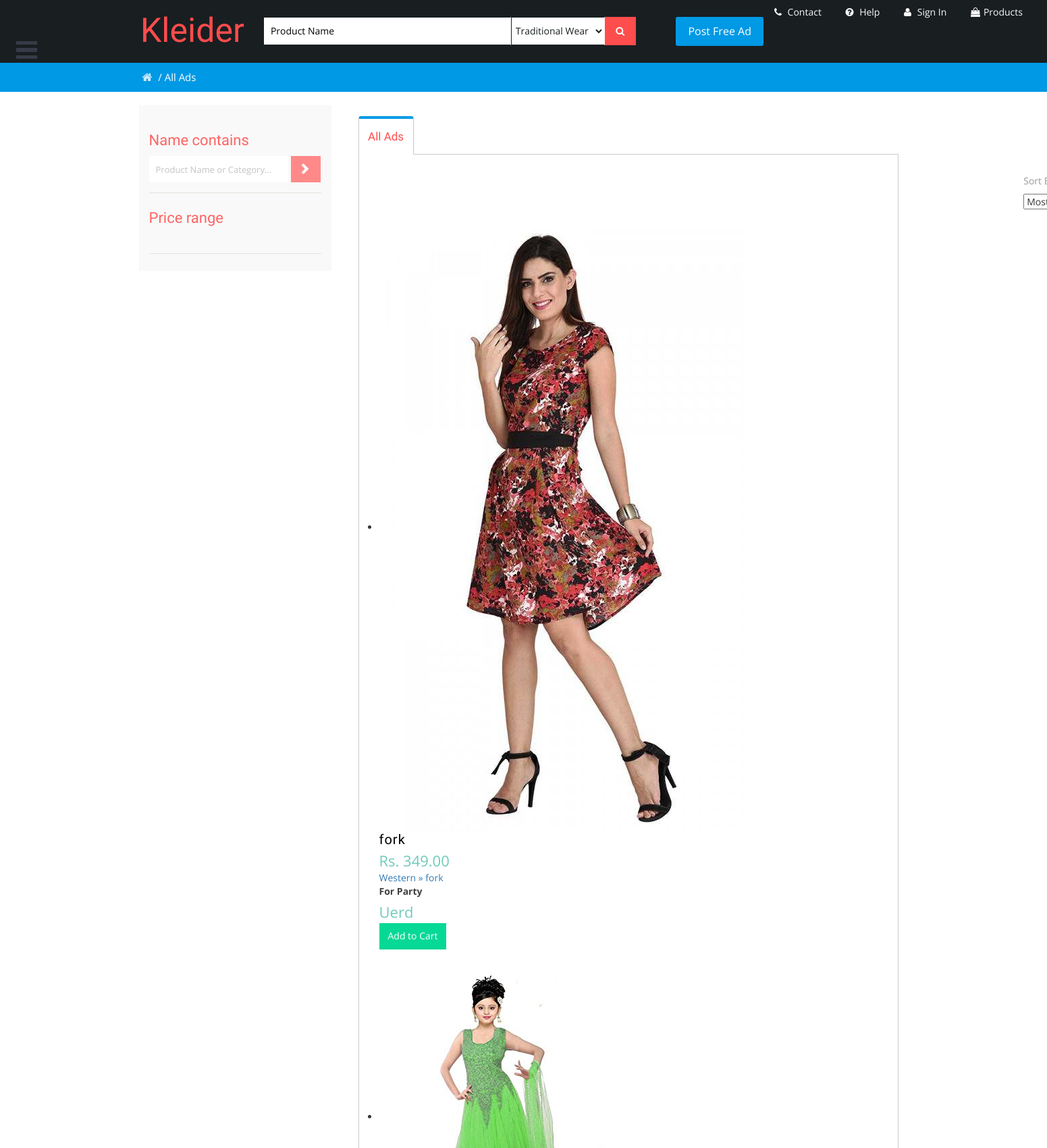
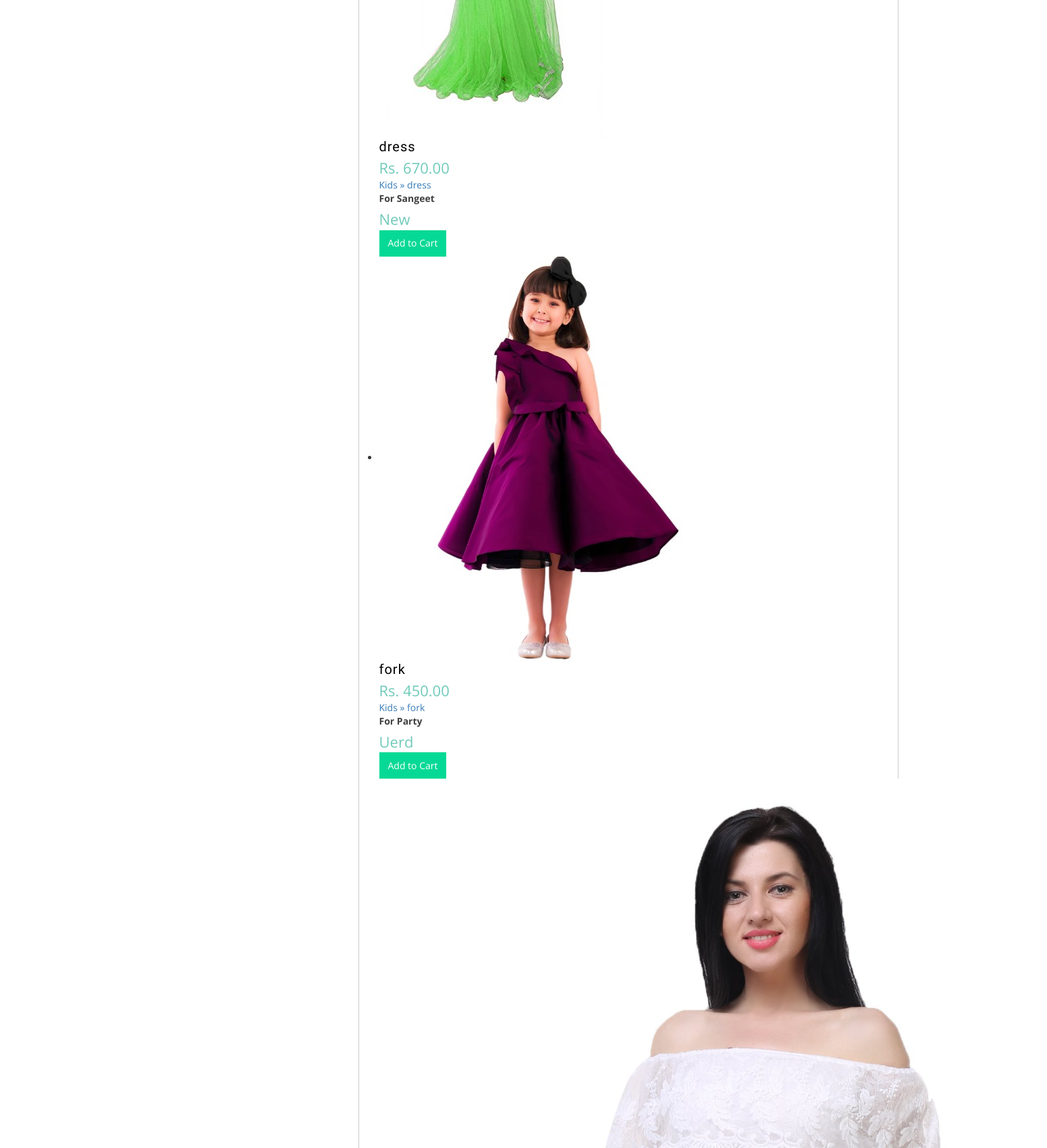
The app's page /kleider/products/ (upper part) with its own data (2 pictures, top to bottom).
### Products/models.py (models this page shows, shortened)
class Product(models.Model):
    GENDER_CHOICES = (
        ('M', 'Male',),
        ('F', 'Female'),
    )
    CONDITION_CHOICES = (
        ('used', 'Uerd',),
        ('new', 'New',),
    )
    CATEGORY_CHOICES = (
        ('traditional', 'Traditional',),
        ('formal', 'Formal',),
        ('casual', 'Casual',),
        ('ethnic', 'Ethnic',),
        ('sports', 'Sports',),
        ('western', 'Western',),
        ('t-shirts', 'T-shirts',),
        ('kids', 'Kids',),
        ('jumpsuits', 'Jumpsuits',),
        ('denim', 'Denim',),
        ('winter', 'Winter war',),
    )
    OCCASION_CHOICES = (
        ('wedding', 'Wedding',),
        ('sangeet', 'Sangeet',),
        ('party', 'Party',),
        ('everyday', 'Everyday',),
        ('interview', 'Interview',),
        ('gym', 'Gym',),
        ('outings', 'Outings',),
    )
    user = models.ForeignKey(Profile, on_delete=models.CASCADE, blank=True, null=True)
    title = models.CharField(max_length=50)
    description = models.TextField()
    price = models.DecimalField(max_digits=10, decimal_places=2, default=99.99)
    gender = models.CharField(max_length=1, choices=GENDER_CHOICES)
    condition = models.CharField(max_length=4, choices=CONDITION_CHOICES)
    category = models.CharField(max_length=11, choices=CATEGORY_CHOICES)
    occasion = models.CharField(max_length=9, choices=OCCASION_CHOICES)
    featured = models.BooleanField(default=False)
    timestamp = models.DateTimeField(auto_now_add=True)
    sold = models.BooleanField(default=False)
    image1 = models.ImageField(upload_to=upload_image_path)
    image2 = models.ImageField(upload_to=upload_image_path, null=True, blank=True)
    image3 = models.ImageField(upload_to=upload_image_path, null=True, blank=True)
    image4 = models.ImageField(upload_to=upload_image_path, null=True, blank=True)
    smart1 = ImageSpecField(source='image1', processors=[ResizeToFill(250,250)], format="JPEG", options={'quality': 99})
    smart2 = ImageSpecField(source='image2', processors=[SmartResize(250, 250)], format="JPEG", options={'quality': 99})
    smart3 = ImageSpecField(source='image3', processors=[SmartResize(250, 250)], format="JPEG", options={'quality': 99})
    smart4 = ImageSpecField(source='image4', processors=[SmartResize(250, 250)], format="JPEG", options={'quality': 99})
    class Meta:
        db_table = 'Product'
    def get_absolute_url(self):
        return reverse('detail', kwargs={'pk': self.pk})

### Products/views.py (the view)
class ProductListView(ListView):
     queryset = Product.objects.all().order_by("-timestamp")
     paginate_by = 10
     template_name = "list.html"

### templates/list.html (shortened to what this page needs)
{% load static %}
{% load imagekit %}
{% include 'common/header.html' %}
	<div class="w3layouts-breadcrumbs text-center">
		<div class="container">
			<span class="agile-breadcrumbs"><a href="{% url 'home' %}">
                <i class="fa fa-home home_1"></i></a> / <span>All Ads</span>
            </span>
		</div>
	</div>
	<div class="total-ads main-grid-border">
		<div class="container">
			<div class="ads-grid">
				<div class="side-bar col-md-3">
					<div class="search-hotel">
					<h3 class="agileits-sear-head">Name contains</h3>
					<form method="get" action="{% url 'search' %}">
						<input type="text" name="product" value="Product Name or Category..." onfocus="this.value = '';" onblur="if (this.value == '') {this.value = 'Product name...';}" required="">
						<input type="submit" value=" ">
					</form>
				</div>
				<div class="range">
					<h3 class="agileits-sear-head">Price range</h3>
							<ul class="dropdown-menu6">
								<li>
                                    <input type="text" id="amount" style="border: 0; color: #ffffff; font-weight: normal;" />
                                </li>
							</ul>
				</div>
                </div>
				<div class="agileinfo-ads-display col-md-9">
					<div class="wrapper">
					<div class="bs-example bs-example-tabs" role="tabpanel" data-example-id="togglable-tabs">
					  <ul id="myTab" class="nav nav-tabs nav-tabs-responsive" role="tablist">
						<li role="presentation" class="active">
						  <a href="#home" id="home-tab" role="tab" data-toggle="tab" aria-controls="home" aria-expanded="true">
							<span class="text">All Ads</span>
						  </a>
						</li>
					  </ul>
					  <div id="myTabContent" class="tab-content">
						<div role="tabpanel" class="tab-pane fade in active" id="home" aria-labelledby="home-tab">
						   <div>
                               <div class="container">
								<div class="sort">
								   <div class="sort-by">
										<label>Sort By : </label>
                                        <form method="post" action="{% url 'products' %}">
                                            <select name="sort">
                                                <option value="recent" selected="selected">Most recent</option>
										    </select>
                                        </form>
									   </div><br/>
									 </div>
								<div class="clearfix"></div>
							<ul class="list">
								{% if object_list %}
								  {% for product in object_list %}
								    <a href="{{ product.get_absolute_url }}">
                                        <li>
										<section class="list-left">
                                        <img src='{{ product.smart1.url }}' title="" alt="" />
                                        <h5 class="title">{{ product.title }}</h5>
                                        <span class="adprice">Rs. {{ product.price }}</span>
                                        <p class="catpath">{{ product.get_category_display }} » {{ product.title }}</p>
                                        </section>
                                        <section class="list-right">
                                         <span class="cityname"><strong>For {{ product.get_occasion_display }}</strong></span>
                                         <span class="adprice">{{ product.get_condition_display }}</span>
											{% if product.user == request.user.profile %}
												<a href='{% url "edit" product.id %}'><input type="submit" value="Edit"></a>
												<a href='{% url "delete" product.id %}'><input type="submit" value="Delete"></a>
											{% elif product in current_order_products %}
											<a href="{% url 'cart:order_summary' %}" class="btn btn-warning">Go to Cart</a>
											{% else %}
											<a href="{% url 'cart:add_to_cart' product.id %}" class="btn btn-warning">Add to Cart</a>
                                       	    {% endif %}
                                        </section>
                                        </li>
                                    </a>
								{% endfor %}
								{% else %}
								<h2> No entries found</h2>
								{% endif %}
                            </ul>
						</div>
							</div>
						</div>
					  </div>
					</div>
				</div>
				</div>
			</div>
		</div>
	</div>
{% include 'common/footer.html' %}

### templates/common/header.html (shortened to what this page needs)
{% load static %}
<!DOCTYPE html>
<html lang="en">
<head>
<link rel="stylesheet" type="text/css" href='{% static "css/bootstrap.min.css" %}'>
<link rel="stylesheet" type="text/css" href='{% static "css/bootstrap-select.css" %}'>
<link rel="stylesheet" href='{% static "css/style.css" %}' type="text/css" media="all" />
<link rel="stylesheet" href='{% static "css/flexslider.css" %}' type="text/css" media="screen" />
<link rel="stylesheet" href='{% static "css/font-awesome.min.css" %}' />
<link rel="stylesheet" href='{% static "css/menu_sideslide.css"%}' type="text/css" media="all">
<link href='{% static "css/jquery.uls.css" %}' rel="stylesheet"/>
<link href='{% static "css/jquery.uls.grid.css" %}' rel="stylesheet"/>
<link href='{% static "css/jquery.uls.lcd.css" %}' rel="stylesheet"/>
	<link rel="stylesheet" type="text/css" href='{% static "css/easy-responsive-tabs.css" %}' />
</head>
<body>
<body>
		<div class="agiletopbar">
			<div class="wthreenavigation">
			<button class="menu-button" id="open-button"> </button>
			</div>
		</div>
	<header>
		<div class="w3ls-header">
			<div class="w3ls-header-right">
				<ul>
                    <li class="dropdown head-dpdn">
						<a href='{% url "contact" %}' aria-expanded="false"><i class="fa fa-phone" aria-hidden="true"></i> Contact</a>
					</li>
					<li class="dropdown head-dpdn">
						<a href='{% url "help" %}'><i class="fa fa-question-circle" aria-hidden="true"></i> Help</a>
					</li>
                    {% if not request.user.is_authenticated %}
                    <li class="dropdown head-dpdn">
						<a href="{% url "account_login" %}" aria-expanded="false"><i class="fa fa-user" aria-hidden="true"></i> Sign In</a>
					</li>
					{% endif %}
					<li class="dropdown head-dpdn">
						<a href="{% url 'products' %}" aria-expanded="false"><i class="fa fa-shopping-bag" aria-hidden="true"></i>Products </a>
					</li>
		</div>
		<div class="container">
			<div class="agile-its-header">
				<div class="logo">
					<h1><a href="{% url 'home' %}">Kleider</a></h1>
				</div>
				<div class="agileits_search">
					<form action="{% url 'search1' %}" method="get">
						<input name="product" type="text" placeholder="Product Name" required="" />
						<select id="agileinfo_search" name="category" required="">
							<option value="Traditional">Traditional Wear</option>
						</select>
						<button type="submit" class="btn btn-default" aria-label="Left Align">
							<i class="fa fa-search" aria-hidden="true"> </i>
						</button>
					</form>
				<a class="post-w3layouts-ad" href='{% url 'create' %}'>Post Free Ad</a>
				</div>
			</div>
		</div>
	</header>

### templates/common/footer.html (shortened to what this page needs)
{% load static %}
<link href='{% static "css/jquery.uls.css" %}' rel="stylesheet"/>
<link href='{% static "css/jquery.uls.grid.css" %}' rel="stylesheet"/>
<link href='{% static "css/jquery.uls.lcd.css" %}' rel="stylesheet"/>
</body>
</html>

### static/static/css/menu_sideslide.css (style rules this page uses)
.menu-button { position: absolute; z-index: 1000; margin: 13px; padding: 0; width: 2.5em; height: 2.25em; border: none; text-indent: 2.5em; font-size: 1.5em; color: transparent; background: transparent; outline:none; top: 37px; }
.menu-button::before { position: absolute; top: 0.5em; right: 0.5em; bottom: 0.5em; left: 0.5em; background: linear-gradient(#373a47 20%, transparent 20%, transparent 40%, #373a47 40%, #373a47 60%, transparent 60%, transparent 80%, #373a47 80%); content: ''; }

### static/static/css/easy-responsive-tabs.css (style rules this page uses)
ul.resp-tabs-list, p { margin: 0px; padding: 0px; }

### records on screen
Product: smart1 (picture), title "fork", price "349.00", category "Western", occasion "Party", condition "Uerd", shows "Add to Cart"
Product: smart1 (picture), title "dress", price "670.00", category "Kids", occasion "Sangeet", condition "New", shows "Add to Cart"
Product: smart1 (picture), title "fork", price "450.00", category "Kids", occasion "Party", condition "Uerd", shows "Add to Cart"
Product: smart1 (picture)
